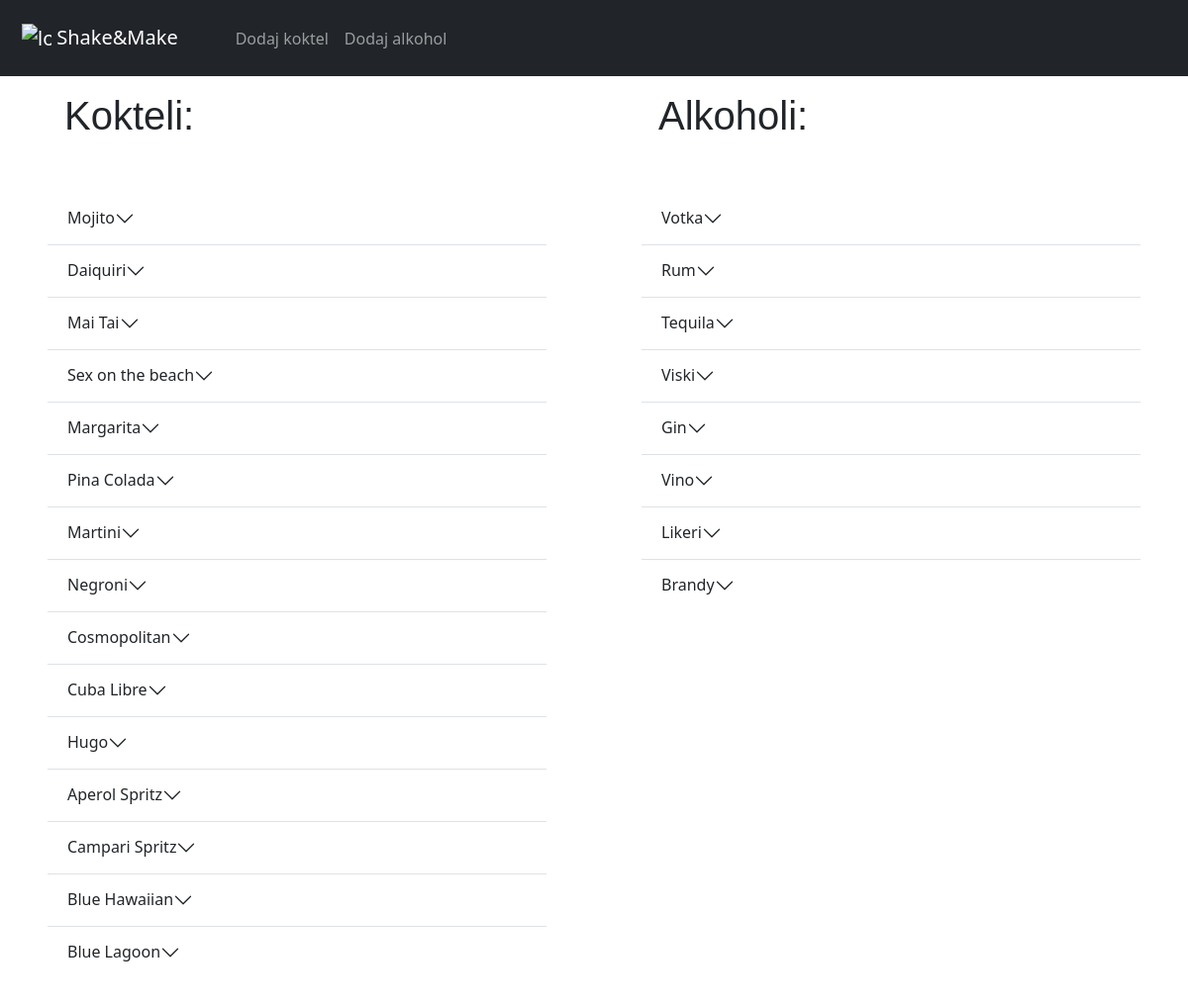
The page / on the database its author committed.
### tables this page shows
CREATE TABLE koktel(
    id INTEGER PRIMARY KEY AUTOINCREMENT,
    naslov TEXT,
    sastojci TEXT,
    info TEXT,
    slika TEXT
);

CREATE TABLE alkohol(
    id INTEGER PRIMARY KEY AUTOINCREMENT,
    naslov TEXT,
    vrste TEXT
);

### app.py (the view)
@app.route('/')
def index():
    connection = sqlite3.connect('database.db')
    connection.row_factory = sqlite3.Row
    koktel = connection.execute('SELECT * FROM koktel').fetchall()
    alkohol = connection.execute('SELECT * FROM alkohol').fetchall()
    connection.close()
    return render_template ('index.html', koktel=koktel, alkohol=alkohol)

### templates/index.html (shortened to what this page needs)
<!DOCTYPE html>
<html lang="ar">
<head>
  <link rel="stylesheet" href="https://cdn.jsdelivr.net/npm/bootstrap@5.3.0/dist/css/bootstrap.rtl.min.css"
>
  <link href="{{ url_for('static', filename='style.css') }}" rel="stylesheet" type="text/css" media="all">
</head>
<body>
  <div id="wrapper">
  <nav style="text-align: left;" class="navbar navbar-expand-lg navbar-dark bg-dark">
      <div class="container-fluid">
        <a class="navbar-brand" href="/">
         <img src="https://cdn-icons-png.flaticon.com/512/3388/3388607.png" alt="logo" width="30" height="30" class="d-inline-block align-text-top">
          Shake&Make
        </a>
        <div class="collapse navbar-collapse" id="navbarNav">
          <ul class="navbar-nav">
              <li class="nav-item">
              <a class="nav-link" href="/createkoktel">Dodaj koktel</a>
              </li>
              <li class="nav-item">
                <a class="nav-link" href="/createalkohol">Dodaj alkohol</a>
                </li>
        </ul>
        </div>
      </div>
    </nav>
  <div id="lijeva_strana">
  <p class="kokteli">Kokteli:</p>
    <div class="accordion accordion-flush m-5" id="accordionFlushExample">
      {% for koktel in koktel %}
      <div class="accordion-item">
        <h2 class="accordion-header">
          <button class="accordion-button collapsed" type="button" data-bs-toggle="collapse" data-bs-target="#flush-collapse{{koktel.id}}-left"
          aria-expanded="false" aria-controls="flush-collapse{{koktel.id}}-left" accordion-color="bg-dark">
            {{koktel.naslov}}
          </button>
        </h2>
    </div>
        {%endfor%}
      </div>
 </div>
<div id="desna_strana">
  <p class="alkoholi">Alkoholi:</p>
  <div class="accordion accordion-flush m-5" id="accordionFlushExample">
      {% for alkohol in alkohol %}
          <div class="accordion-item">
              <h2 class="accordion-header">
                  <button class="accordion-button collapsed" type="button" data-bs-toggle="collapse" data-bs-target="#flush-collapse{{alkohol.id}}-right"
                          aria-expanded="false" aria-controls="flush-collapse{{alkohol.id}}-right">
                      {{alkohol.naslov}}
                  </button>
              </h2>
          </div>
      {% endfor %}
  </div>
</div>
</div>
</body>
</html>

### static/style.css (style rules this page uses)
body { margin:0px; }
.navbar-brand { margin:10px; }
.kokteli { font-size: 40px; font-family:'Gill Sans', 'Gill Sans MT', Calibri, 'Trebuchet MS', sans-serif; margin-top:10px; padding-left: 65px; }
.accordion { margin-top: 20px; }
#lijeva_strana { width: 50%; float: left; }
#desna_strana { width: 50%; float: left; }
.alkoholi { font-size: 40px; font-family:'Gill Sans', 'Gill Sans MT', Calibri, 'Trebuchet MS', sans-serif; margin-top:10px; padding-left: 65px; }

### rows shown on the page
koktel: naslov "Mojito"
koktel: naslov "Daiquiri"
koktel: naslov "Mai Tai"
koktel: naslov "Sex on the beach"
koktel: naslov "Margarita"
koktel: naslov "Pina Colada"
koktel: naslov "Martini"
koktel: naslov "Negroni"
koktel: naslov "Cosmopolitan"
koktel: naslov "Cuba Libre"
koktel: naslov "Hugo"
koktel: naslov "Aperol Spritz"
koktel: naslov "Campari Spritz"
koktel: naslov "Blue Hawaiian"
koktel: naslov "Blue Lagoon"
alkohol: naslov "Votka"
alkohol: naslov "Rum"
alkohol: naslov "Tequila"
alkohol: naslov "Viski"
alkohol: naslov "Gin"
alkohol: naslov "Vino"
alkohol: naslov "Likeri"
alkohol: naslov "Brandy"
